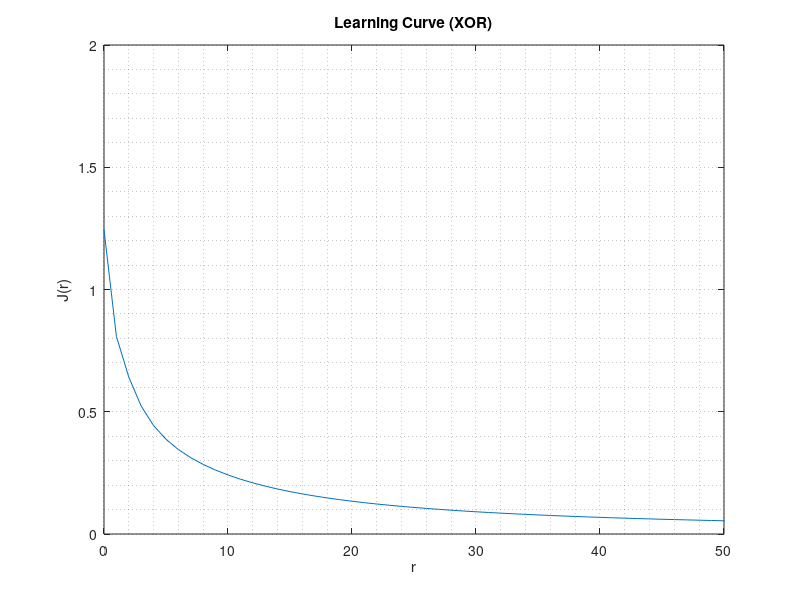

The MATLAB script that drew this image: (Note: this script raises an error after producing the figure.)
%************************************************************************
% ELE888 LAB 3: Multilayer Neurl Networks
% Submission: March 25
% ***********************************************************************
clear ALL
close ALL
%% Part 1: XOR MNN Implementation
% Construct a 2-2-1 Neural Network using back propagation algorithm to
% solve the classical XOR problem

% Inputs, target values,learning rate, threshold
x1=[-1 -1 1 1];
x2=[-1 1 -1 1];
t=[-1 1 1 -1]
eta=0.1
theta=0.001
zk=[0 0 0 0];
r=1;
flag=0;
deltaJ=0;

% Initial Weight Values
wj1=[1 1 1]
wj2=[-2 1 1]
wk=[-1 0.7 -0.5]

while (flag == 0)
    deltawj1=[0 0 0];
    deltawj2=[0 0 0];
    deltawjk=[0 0 0];
    
    for m=1:length(x1)
        xm=[1 x1(m) x2(m)];
        
        netj1=wj1*xm';
        netj2=wj2*xm';
        
        y1_prime=1-(tanh(netj1))^2;
        y2_prime=1-(tanh(netj2))^2;
        y1=tanh(netj1);
        y2=tanh(netj2);
        
        y=[1 y1 y2];
        
        netk=y*wk';
        
        zk(m)=tanh(netk);
        zkprime=1-zk(m)^2;
        
        deltak=(t(m)-zk(m))*zkprime;
        deltaj1=y1_prime*wk(2)*deltak;
        deltaj2=y2_prime*wk(3)*deltak;

        deltawj1=deltawj1+eta*deltaj1*xm;
        deltawj2=deltawj2+eta*deltaj2*xm;
        deltawjk=deltawjk+eta*deltak*y;
         
    end
    
    %Weight Vectors
    wj1=wj1+deltawj1;
    wj2=wj2+deltawj2;
    wk=wk+deltawjk;
    
    %Error criterion
    J(r)=0.5*norm(t-zk)^2;
    
    if (r==1)
        deltaJ(r)=J(r);
    else
        deltaJ(r)=abs(J(r-1)-J(r));
        if ((deltaJ(r)<theta) && r<100000)
            flag=1;
        end
    end
    
    r=r+1;
    
end

%Plot learning curve
figure;
n=[0:1:length(J)-1];
plot(n,J)
hold on; 
title('Learning Curve (XOR)');
xlabel('r');
ylabel('J(r)');
grid MINOR;
axis([0 50 0 2]);

epochIter_XOR = r-1
finalWeigth_XOR = [wj1;wj2;wk]

%Plot the XOR decision boundaries
% figure;
% x11=(-3:3);
% w01=wj1(1);
% w11=wj1(2);
% w21=wj1(3);
% x21=-(w11/w21)*x11-(w01/w21);
% plot(x11,x21,'b');
% 
% w01=wj2(1);
% w11=wj2(2);
% w21=wj2(3);
% x22=-(w11/w21)*x11-(w01/w21);
% hold on;
% bound=plot(x11,x22,'b');
% 
% for i=1:length(x1)
%     if (zk(i)<0)
%         false=plot(x1(i),x2(i),'rx');
%     else
%         true=plot(x1(i),x2(i),'ro');
%     end
% end
% hold on;
% title('x1 vs. x2 Decision Space (XOR)');
% xlabel('x1');
% ylabel('x2');
% legend([true,false,bound],'XOR True(1)','XOR False(-1)','Boundary');
% grid MINOR

%Find the accuracy
correct=0;
accuracy=0;
for i=1:length(x1)
    if floor(zk(i))==t(i) || ceil(zk(i))==t(i)
        correct=correct+1;
    end
end
accuracy=correct*100/length(x1);
accuracy_XOR = accuracy

% figure;
% y11=(-3:3);
% w01=wk(1);
% w11=wk(2);
% w21=wk(3);
% y21=-(w11/w21)*x11-(w01/w21);
% plot(x11,x22,'b');
% hold on; 
% title('y1 vs. y2 Decision Space (XOR)');
% xlabel('y1');
% ylabel('y2');
% grid MINOR

%% Part 2: MNN Implementation with wine.data

WineData=load('wine.data');
TrainingSet=zeros(107,3);
TrainingSet(1:59,:,:)=WineData(1:59,1:3); %Class 1=w1
TrainingSet(60:107,:,:)=WineData(131:178,1:3); %Class 3=w2

% Normalize TrainingSet such that w2=-1
for i=60:length(TrainingSet)
    TrainingSet(i,1)=-1;
end

t=TrainingSet(:,1)'; %Targets values are the actual class labels
x1=TrainingSet(:,2)'; %Set x1 to represent alcohol content
x2=TrainingSet(:,3)'; %Set x2 to represent malic acid content

%Normalize x1 and x2 to be within x1=(-3:3)
x1 = normalize(x1)
x2 = normalize(x2);

zk=[0 0 0 0];
r=1;
flag=0;
deltaJ=0;

while flag==0
    deltawj1=[0 0 0];
    deltawj2=[0 0 0];
    deltawjk=[0 0 0];
    
    for m=1:length(x1)
        xm=[1 x1(m) x2(m)];
        
        netj1=wj1*xm';
        netj2=wj2*xm';
        
        y1_prime=1-(tanh(netj1))^2;
        y2_prime=1-(tanh(netj2))^2;
        y1=tanh(netj1);
        y2=tanh(netj2);
        
        y=[1 y1 y2];
        
        netk=y*wk';
        
        zk(m)=tanh(netk);
        zkprime=1-zk(m)^2;
        
        deltak=(t(m)-zk(m))*zkprime;
        deltaj1=y1_prime*wk(2)*deltak;
        deltaj2=y2_prime*wk(3)*deltak;

        deltawj1=deltawj1+eta*deltaj1*xm;
        deltawj2=deltawj2+eta*deltaj2*xm;
        deltawjk=deltawjk+eta*deltak*y;
        
    end
    
    %Weight Vectors
    wj1=wj1+deltawj1;
    wj2=wj2+deltawj2;
    wk=wk+deltawjk;
    
    %Error criterion
    J(r)=0.5*norm(t-zk)^2;
    
    if (r==1)
        deltaJ(r)=J(r);
    else
        deltaJ(r)=abs(J(r-1)-J(r));
        if ((deltaJ(r)<theta) && r<100000)
            flag=1;
        end
    end
    
    r=r+1;
    
end

%Plot learning curve
figure;
n=[0:1:length(J)-1];
plot(n,J)
hold on; 
title('Learning Curve (wine)');
xlabel('r');
ylabel('J(r)');
grid MINOR

epochIter_wine = r-1;
finalWeight_wine = [wj1;wj2;wk]

%Plot the XOR decision boundaries
% figure;
% x11=(-3:3);
% w01=wj1(1);
% w11=wj1(2);
% w21=wj1(3);
% x21=-(w11/w21)*x11-(w01/w21);
% plot(x11,x21,'b');
% 
% w01=wj2(1);
% w11=wj2(2);
% w21=wj2(3);
% x22=-(w11/w21)*x11-(w01/w21);
% hold on;
% bound=plot(x11,x22,'b');
% 
% for i=1:length(x1)
%     if (zk(i)<0)
%         false=plot(x1(i),x2(i),'rx');
%     else
%         true=plot(x1(i),x2(i),'ro');
%     end
% end
% hold on; 
% title('x1 vs. x2 Decision Space (wine)');
% xlabel('Alcohol Content (%)');
% ylabel('Malic Acid Content');
% legend([true,false,bound],'Class 1','Class 2','Boundary');
% grid MINOR

%Find the accuracy
correct=0;
accuracy=0;
for i=1:length(x1)
    if floor(zk(i))==t(i) || ceil(zk(i))==t(i)
        correct=correct+1;
    end
end
accuracy=correct*100/length(x1);
disp('Accuracy');
accuracy_wine = accuracy;

% figure;
% y11=(-3:3);
% w01=wk(1);
% w11=wk(2);
% w21=wk(3);
% y21=-(w11/w21)*x11-(w01/w21);
% plot(x11,x22,'b');
% hold on; 
% title('y1 vs. y2 Decision Space (wine)');
% xlabel('y1');
% ylabel('y2');
% grid MINOR;

